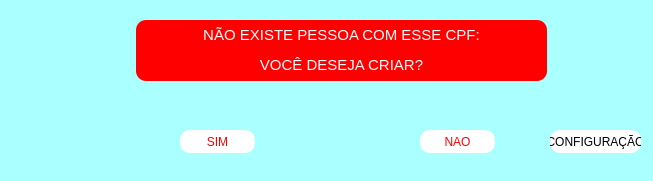
<?xml version="1.0" encoding="UTF-8"?>
<ui version="4.0">
 <class>MainWindow</class>
 <widget class="QMainWindow" name="MainWindow">
  <property name="geometry">
   <rect>
    <x>0</x>
    <y>0</y>
    <width>653</width>
    <height>181</height>
   </rect>
  </property>
  <property name="windowTitle">
   <string>MainWindow</string>
  </property>
  <property name="styleSheet">
   <string notr="true">background-color: rgb(170, 255, 255);
border-radius:10px;</string>
  </property>
  <widget class="QWidget" name="centralwidget">
   <widget class="QLabel" name="label">
    <property name="geometry">
     <rect>
      <x>136</x>
      <y>20</y>
      <width>411</width>
      <height>61</height>
     </rect>
    </property>
    <property name="styleSheet">
     <string notr="true">background-color: rgb(255, 0, 0);
color: rgb(255, 255, 255);</string>
    </property>
    <property name="text">
     <string>&lt;html&gt;&lt;head/&gt;&lt;body&gt;&lt;p align=&quot;center&quot;&gt;&lt;span style=&quot; font-size:11pt;&quot;&gt;NÃO EXISTE PESSOA COM ESSE CPF:&lt;/span&gt;&lt;/p&gt;&lt;p align=&quot;center&quot;&gt;&lt;span style=&quot; font-size:11pt;&quot;&gt;VOCÊ DESEJA CRIAR?&lt;/span&gt;&lt;/p&gt;&lt;/body&gt;&lt;/html&gt;</string>
    </property>
   </widget>
   <widget class="QPushButton" name="opcaosim">
    <property name="geometry">
     <rect>
      <x>180</x>
      <y>130</y>
      <width>75</width>
      <height>23</height>
     </rect>
    </property>
    <property name="styleSheet">
     <string notr="true">color: rgb(255, 0, 0);
background-color: rgb(255, 255, 255);</string>
    </property>
    <property name="text">
     <string>SIM</string>
    </property>
   </widget>
   <widget class="QPushButton" name="opcaonao">
    <property name="geometry">
     <rect>
      <x>420</x>
      <y>130</y>
      <width>75</width>
      <height>23</height>
     </rect>
    </property>
    <property name="styleSheet">
     <string notr="true">color: rgb(255, 0, 0);
background-color: rgb(255, 255, 255);</string>
    </property>
    <property name="text">
     <string>NAO</string>
    </property>
   </widget>
   <widget class="QPushButton" name="adm">
    <property name="geometry">
     <rect>
      <x>550</x>
      <y>130</y>
      <width>91</width>
      <height>23</height>
     </rect>
    </property>
    <property name="styleSheet">
     <string notr="true">background-color: rgb(255, 255, 255);</string>
    </property>
    <property name="text">
     <string>CONFIGURAÇÃO</string>
    </property>
   </widget>
  </widget>
 </widget>
 <resources/>
 <connections/>
</ui>
